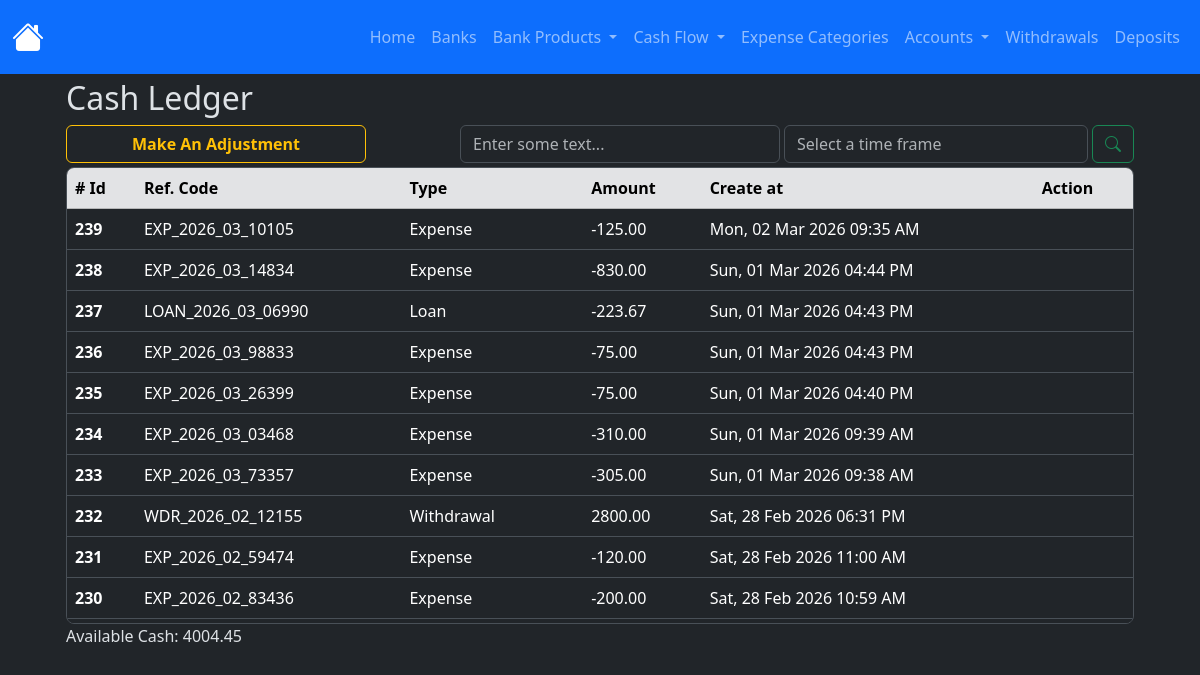
The page /cashledger/index on the database its author committed.
### app/models/cash_ledger.py (models this page shows, shortened)
class CashLedger(db.Model):
    __tablename__ = 'cash_ledger'
    id = db.Column(db.Integer, primary_key=True)
    amount = db.Column(db.Numeric(10,2), nullable=False)
    type = db.Column(db.String(100), nullable=False)
    reference_code = db.Column(db.String(100), nullable=False)
    created_at = db.Column(
        db.DateTime(timezone=True),
        default=utcnow, #internally sqlalchemy will exectute the function so dont add the parentheses otherwise it'll break down when creating the record in the db
        nullable=False
    )
    updated_at = db.Column(
        db.DateTime(timezone=True),
        onupdate=utcnow, #internally sqlalchemy will exectute the function so dont add the parentheses otherwise it'll break down when creating the record in the db
    )

### app/routes/cashledger_routes.py (the view)
@cashlegder_bp.route('/index')
def index():
    ledgers = CashLedger.query.order_by(CashLedger.created_at.desc()).all()
    sum_result = CashLedger.query.with_entities(func.sum(CashLedger.amount)).scalar() or 0
    context = {
        'ledgers': ledgers,
        'sum_result': sum_result,
    }
    return render_template('cashledger/index.html', **context)

### app/templates/cashledger/index.html (shortened to what this page needs)
{% extends 'layout.html' %}
{% block content %}
    <div class="container w-100">
        <h2>Cash Ledger</h2>
        <div class="d-flex justify-content-start gap-1 flex-wrap flex-md-nowrap mt-2">
            <button
                type="button"
                id="btn-create-expense-id"
                class="btn btn-outline-warning me-auto fw-bold me-md-auto w-100 w-md-auto"
                style="max-width: 300px;"
                data-bs-toggle="modal"
                data-bs-target="#create-adjustment"
            >Make An Adjustment</i>
            </button>
            <div class="d-flex gap-1 w-100 align-items-center" style="max-width: 320px;">
                <input type="text" class="form-control" id="filter-byfiled-input-id" placeholder="Enter some text...">
            </div>
            <div class="d-flex gap-1 w-100" style="max-width: 350px;">
                <div class="w-100 w-md-auto mt-md-0">
                    <input type="text" class="form-control" id="filter-bytime-input-id" placeholder="Select a time frame">
                </div>
                <button type="button" class="btn btn-outline-success" id="btn-search-id"><i class="bi bi-search"></i></button>
            </div>
        </div>
        <div class="table-responsive overflow-y-auto border rounded-3 mt-1" style="max-height: 457px;">
            <table class="table table-hover">
                <thead class="sticky-top">
                    <tr class="table-secondary">
                        <th scope="col"># Id</th>
                        <th scope="col">Ref. Code</th>
                        <th scope="col">Type</th>
                        <th scope="col">Amount</th>
                        <th scope="col">Create at</th>
                        <th scope="col">Action</th>
                    </tr>
                </thead>
                <tbody id="cashledger-table-body-id">
                  {% for ledger in ledgers %}
                    <tr>
                        <th scope="row">{{ ledger.id }}</th>
                        <td>{{ ledger.reference_code }}</td>
                        <td>{{ ledger.type | replace('_', ' ') | lower | title }}</td>
                        <td>{{ ledger.amount }}</td>
                        <td>{{ ledger.created_at | format_datetime("EEE, dd MMM yyyy hh:mm a") }}</td>
                        <td>
                        </td>
                    </tr>
                  {% endfor %}
                </tbody>
            </table>
        </div>
        <p id="lbl-total">Available Cash: {{ sum_result }}</p>
    </div>
<link href="https://cdn.jsdelivr.net/npm/@sweetalert2/theme-dark@5/dark.css" rel="stylesheet">
<link rel="stylesheet" href="https://cdn.jsdelivr.net/npm/flatpickr/dist/flatpickr.min.css">
{% endblock %}

### rows shown on the page
CashLedger: id "239", reference_code "EXP_2026_03_10105", type "Expense", amount "-125.00", created_at "Mon, 02 Mar 2026 09:35 AM"
CashLedger: id "238", reference_code "EXP_2026_03_14834", type "Expense", amount "-830.00", created_at "Sun, 01 Mar 2026 04:44 PM"
CashLedger: id "237", reference_code "LOAN_2026_03_06990", type "Loan", amount "-223.67", created_at "Sun, 01 Mar 2026 04:43 PM"
CashLedger: id "236", reference_code "EXP_2026_03_98833", type "Expense", amount "-75.00", created_at "Sun, 01 Mar 2026 04:43 PM"
CashLedger: id "235", reference_code "EXP_2026_03_26399", type "Expense", amount "-75.00", created_at "Sun, 01 Mar 2026 04:40 PM"
CashLedger: id "234", reference_code "EXP_2026_03_03468", type "Expense", amount "-310.00", created_at "Sun, 01 Mar 2026 09:39 AM"
CashLedger: id "233", reference_code "EXP_2026_03_73357", type "Expense", amount "-305.00", created_at "Sun, 01 Mar 2026 09:38 AM"
CashLedger: id "232", reference_code "WDR_2026_02_12155", type "Withdrawal", amount "2800.00", created_at "Sat, 28 Feb 2026 06:31 PM"
CashLedger: id "231", reference_code "EXP_2026_02_59474", type "Expense", amount "-120.00", created_at "Sat, 28 Feb 2026 11:00 AM"
CashLedger: id "230", reference_code "EXP_2026_02_83436", type "Expense", amount "-200.00", created_at "Sat, 28 Feb 2026 10:59 AM"

### other values the page prints
{{ sum_result }} "4004.45"
